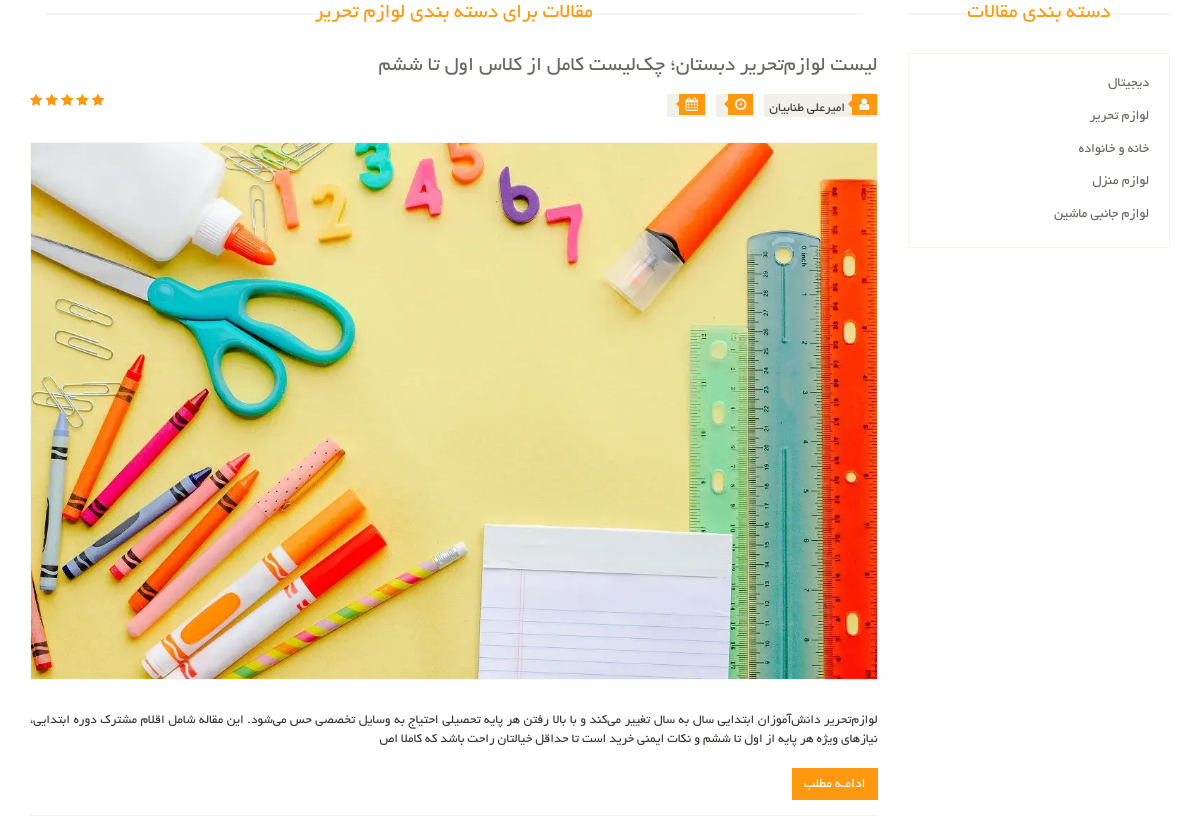
/blog/cat/lavazem, run on the app's committed database.
### news_module/models.py (models this page shows, shortened)
class Article(models.Model):
    title = models.CharField(max_length=300, verbose_name="عنوان")
    author = models.ForeignKey(User_model, on_delete=models.PROTECT, verbose_name="نویسندخ مقاله")
    categories = models.ManyToManyField(ArticleCategories, verbose_name="دسته بندی ها")
    image = models.ImageField(upload_to="Images/BLog", verbose_name="عکس اصلی")
    tags = models.ManyToManyField(ArticleTag, verbose_name="تگ ها", related_name="article_list_by_tag")
    short_info = models.CharField(max_length=255, verbose_name="توضیحات کوتاه")
    text = models.TextField(verbose_name="متن خبر")
    data = jDateTimeField(verbose_name="تاریخ و زمان", auto_now=True)
    is_active = models.BooleanField(default=True, verbose_name="فعال")
    class Meta:
        verbose_name = "مقاله"
        verbose_name_plural = "مقالات"

class ArticleCategories(models.Model):
    parent = models.ForeignKey('self', on_delete=models.CASCADE,
                               verbose_name="دسته بندی والد(اختیاری)", null=True, blank=True,
                               related_name="category_child")
    title = models.CharField(max_length=25, verbose_name="نام دسته بندی")
    slug = models.SlugField(max_length=25, verbose_name="اسلاگ", null=True, unique=True)
    is_active = models.BooleanField(default=True, verbose_name="فعال")
    def __str__(self):
        return self.title
    class Meta:
        verbose_name = "دسته بندی مقاله"
        verbose_name_plural = "دسته بندی های مقالات"

### auth_module/models.py (models this page shows)
class User(AbstractUser):
    about_user = models.TextField(null=True, blank=True, verbose_name="درباره کاربر")
    profile_image = models.ImageField(upload_to="Images/user_profile", verbose_name="آواتار کاربر",
                                      null=True, blank=True)
    phone_number = models.CharField(verbose_name="تلفن همراه", max_length=12, blank=True, null=True)
    address = models.TextField(verbose_name="آدرس", blank=True, null=True)
    favorite_products = models.ManyToManyField(Product, verbose_name="کالاهای مورد علاقه", blank=True)
    active_code = models.CharField(max_length=72, verbose_name="عبارت فعال سازی", null=True, blank=True)
    active_code_sent_date = jDateTimeField(verbose_name="زمان ارسال کد فعال سازی", null=True, blank=True)
    account_activation_date = jDateTimeField(verbose_name="زمان فعال سازی حساب", null=True, blank=True)
    account_activated = models.BooleanField(verbose_name="حساب فعال شده", default=False)
    def __str__(self):
        if self.first_name != '' and self.last_name != '':
            return self.get_full_name()
        if self.username is not None:
            return self.username
        return self.email
    class Meta:
        verbose_name = "کاربر"
        verbose_name_plural = "کاربر ها"

### news_module/views.py (the view)
# urls.py: path("cat/<slug:slug>", views.CategoryPageView.as_view(), name="category_blog_page"),
class CategoryPageView(ListView):
    template_name = "news_module/category_blog_page.html"
    model = Article
    context_object_name = "posts"
    paginate_by = 5
    def get_queryset(self):
        slug = self.kwargs["slug"]
        query = self.model.objects.filter(is_active=True)
        ok_items = []
        for item in query:
            for cat in item.categories.all():
                if cat.slug == slug:
                    ok_items.append(item)
                    break
        return ok_items
    def get_context_data(self, *args, **kwargs):
        context = super().get_context_data(*args, **kwargs)
        cat_title = ArticleCategories.objects.get(slug=self.kwargs["slug"]).title
        context["cat_title"] = cat_title
        cats = ArticleCategories.objects.all()
        context["cats"] = cats
        return context

### news_module/templates/news_module/category_blog_page.html (shortened to what this page needs)
{% extends "base.html" %}
{% load jformat %}
{% block content %}
	<div class="container">
		<div class="row">
			<div class="col-sm-9">
				<div class="blog-post-area">
					<h2 class="title text-center">مقالات برای دسته بندی {{ cat_title }} </h2>
					{% for post in posts %}
						<div class="single-blog-post">
							<h3>{{ post.title }}</h3>
							<div class="post-meta">
								<ul>
									<li><i class="fa fa-user"></i>{{ post.author }}</li>
									<li><i class="fa fa-clock-o"></i>{{ post.data.time }}</li>
									<li><i class="fa fa-calendar"></i>{{ post.data.date|jformat:"%Y/%m/%d" }}</li>
								</ul>
								<span>
										<i class="fa fa-star"></i>
										<i class="fa fa-star"></i>
										<i class="fa fa-star"></i>
										<i class="fa fa-star"></i>
										<i class="fa fa-star-half-o"></i>
								</span>
							</div>
							<a href="">
								<img src="{{ post.image.url }}" alt="{{ post.title }}">
							</a>
							<p>
								{{ post.short_info }}
							</p>
							<a class="btn btn-primary" href="{% url "post_detail_page" pk=post.id %}">ادامـه مطلب</a>
						</div>
					{% endfor %}
				</div>
			</div>
			<div class="col-sm-3">
				<div class="left-sidebar">
					<h2>دسته بندی مقالات</h2>
					<div class="panel-group category-products" id="accordian">
						{% for cat in cats %}
							{% if cat.category_child.all.first is None and cat.parent is None %}
								<div class="panel panel-default">
									<div class="panel-heading">
										<h4 class="panel-title"><a
												href="{% url "category_blog_page" slug=cat.slug %}">{{ cat }}</a></h4>
									</div>
								</div>
							{% endif %}
						{% endfor %}
					</div>
				</div>
			</div>
		</div>
	</div>
{% endblock %}

### static/css/main.css (style rules this page uses)
body { font-family: 'BYekan'; font-size: 10pt; position: relative; font-weight: normal; direction: rtl; }
ul li { list-style: none; }
a { -webkit-transition: 300ms; -moz-transition: 300ms; -o-transition: 300ms; transition: 300ms; }
h1, h2, h3, h4, h5, h6 { font-family: 'BYekan', sans-serif; }
.category-products { border: 1px solid #F7F7F0; margin-bottom: 35px; padding-bottom: 20px; padding-top: 15px; }
.left-sidebar h2, .brands_products h2 { color: #FE980F; font-family: 'BYekan', sans-serif; font-size: 16pt; font-weight: 400; margin: 0 0 30px auto; text-align: center; text-transform: uppercase; position: relative; z-index: 3; }
.left-sidebar h2:after, h2.title:after { content: " "; position: absolute; border: 1px solid #f5f5f5; bottom: 8px; right: 0; width: 100%; height: 0; z-index: -2; }
.left-sidebar h2:before { content: " "; position: absolute; background: #fff; bottom: -6px; width: 130px; height: 30px; z-index: -1; right: 50%; margin-right: -65px; }
h2.title:before { content: " "; position: absolute; background: #fff; bottom: -6px; width: 220px; height: 30px; z-index: -1; right: 50%; margin-right: -110px; }
.category-products .panel { background-color: #FFFFFF; border: 0px; border-radius: 0px; box-shadow: none; margin-bottom: 0px; }
.category-products .panel-default .panel-heading { background-color: #FFFFFF; border: 0 none; color: #FFFFFF; padding: 5px 20px; }
.category-products .panel-default .panel-heading .panel-title a { color: #696763; font-family: 'BYekan', sans-serif; font-size: 14px; text-decoration: none; text-transform: uppercase; }
h2.title { color: #FE980F; font-family: 'BYekan', sans-serif; font-size: 16pt; font-weight: 400; margin: 0 15px; text-transform: uppercase; margin-bottom: 30px; position: relative; }
.single-blog-post { border-bottom: 1px solid #f2f2f2; padding-bottom: 15px; }
.blog-post-area .single-blog-post h3 { color: #696763; font-size: 16pt; font-family: 'BYekan', sans-serif; text-transform: uppercase; font-weight: 500; margin-bottom: 17px; }
.blog-post-area .single-blog-post a img { border: 1px solid #F7F7F0; width: 100%; margin-bottom: 30px }
.blog-post-area .single-blog-post p { color: #363432; text-align: justify; }
.blog-post-area .post-meta { display: block; margin-bottom: 25px; overflow: hidden; }
.blog-post-area .post-meta ul { padding: 0; display: inline; }
.blog-post-area .post-meta ul li { background: #F0F0E9; float: right; margin-left: 10px; padding: 0 5px; font-size: 10pt; color: #393b3b; position: relative; }
.blog-post-area .post-meta ul li i { background: #FE980F; color: #FFFFFF; margin-right: -4px; margin-left: 7px; padding: 4px 7px; }
.sinlge-post-meta li i:after, .blog-post-area .post-meta ul li i:after { content: ""; position: absolute; width: auto; height: auto; border-color: transparent #FE980F transparent transparent; border-width: 4px; border-style: solid; top: 6px; right: 26px; }
.post-meta span { float: left; }
.post-meta span i { color: #FE980F; }
.blog-post-area .single-blog-post .btn-primary { background: #FE980F; border: medium none; border-radius: 0; color: #FFFFFF; margin-top: 10px; }
.btn.btn-primary { background: #FE980F; border: 0 none; border-radius: 0; margin-top: 16px; }

### data on the page
Article: title "لیست لوازم‌تحریر دبستان؛ چک‌لیست کامل از کلاس اول تا ششم", author "امیرعلی طنابیان", image (picture), short_info "لوازم‌تحریر دانش‌آموزان ابتدایی سال به سال تغییر می‌کند و با بالا رفتن هر پایه تحصیلی احتیاج به وسایل تخصصی حس می‌شود. این مقاله شامل اقلام مشترک دوره ابتدایی، نیازهای ویژه هر پایه از اول تا ششم و نکات ایمنی خرید است تا حداقل خیالتان راحت باشد که کاملا اص"
ArticleCategories: title "دیجیتال"
ArticleCategories: title "لوازم تحریر"
ArticleCategories: title "خانه و خانواده"
ArticleCategories: title "لوازم منزل"
ArticleCategories: title "لوازم جانبی ماشین"
